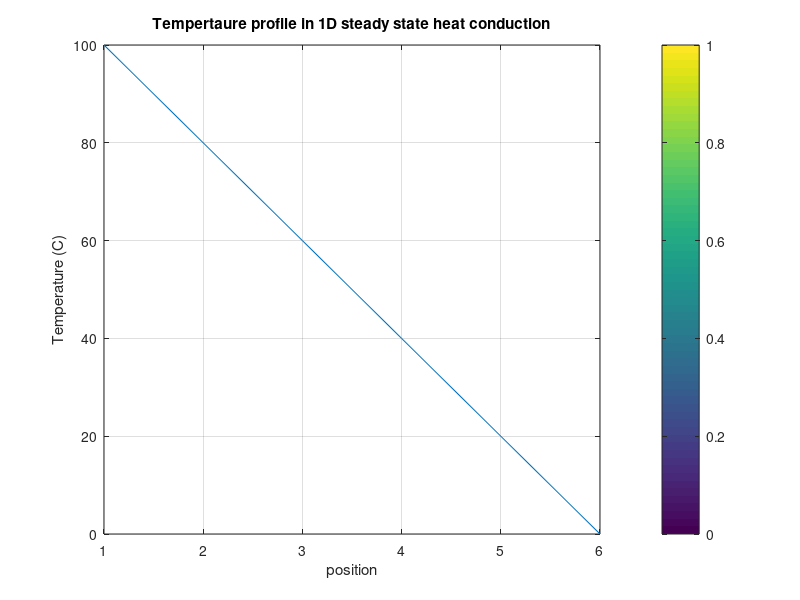

Write the MATLAB code that produced this figure.
% Explicit method for 1-D steady state conduction
close all, clear all; clc;
% Input parameters
L = 100; %(m)
N = 6; %(No. of nodes)
dx = L/(N-1); % distance between consecutive nodes
tol = 1e-4; %(m)

% Domain Discretisation
T_new = zeros(N,1); % %Initialising the Domain

x = linspace(0,L,N); %x-coordinate

% Boundary Condition
for i=1:N
    T_new(1,1) = 100;
end

%Main Loop - Logic
error =1;iter=0;
while(error > tol)
     iter=iter+1;
        T = T_new;
        for i=2:N-1
            T_new(i) = (T(i+1) + T(i-1))/2;
        end
        error = max(max(abs(T-T_new)));
figure(2);
%plotting
     plot(T_new); shading flat;colorbar;
xlabel('position');
ylabel('Temperature (C)');
title('Tempertaure profile in 1D steady state heat conduction');
grid on;
end


